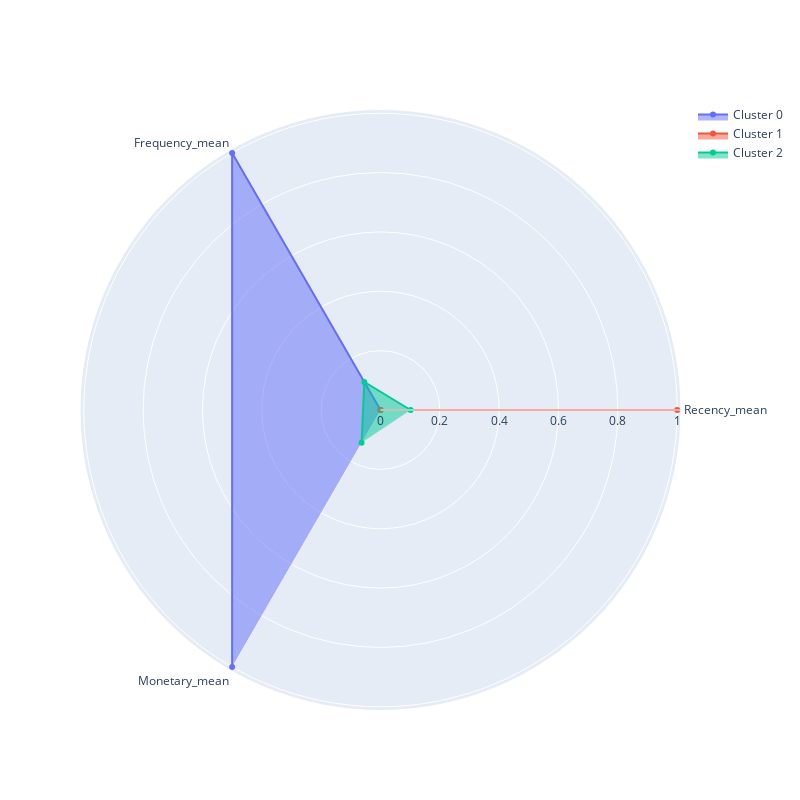

This figure's notebook cell:
### Code cell
plot_cluster_profile(rfm_mean, 3)

### Figure 1 — Plotly figure (JSON) as saved in the notebook; plotly's stock layout.template omitted (floating-point values rounded to 4 significant figures)
{"data": [{"fill": "toself", "name": "Cluster 0", "r": [0, 1, 1], "theta": ["Recency_mean", "Frequency_mean", "Monetary_mean"], "type": "scatterpolar"}, {"fill": "toself", "name": "Cluster 1", "r": [1, 0, 0], "theta": ["Recency_mean", "Frequency_mean", "Monetary_mean"], "type": "scatterpolar"}, {"fill": "toself", "name": "Cluster 2", "r": [0.1014, 0.109, 0.1278], "theta": ["Recency_mean", "Frequency_mean", "Monetary_mean"], "type": "scatterpolar"}], "layout": {"autosize": false, "height": 800, "showlegend": true, "width": 800}}
